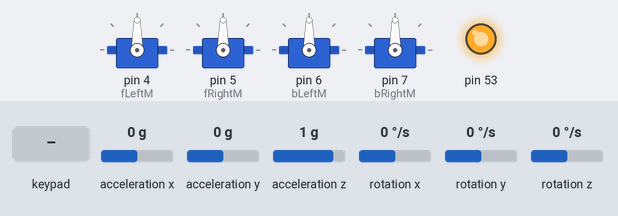
The sketch below on a simulated Arduino Mega 2560, built with avr-gcc and run on an emulated ATmega2560. Parts: 4 × servo, output pins drawn as LEDs (lit = HIGH). Wiring (inferred from the names in the program): MPU-6050 motion sensor at I2C address 0x68. The test bench sets the inputs (shaded band); at power-on: acceleration x 0 g, acceleration y 0 g, acceleration z 1 g, rotation x 0 °/s, rotation y 0 °/s, rotation z 0 °/s. What the sketch prints to the serial monitor is not drawn.

Above: at 13.2 s.
13.3 s: key 'O' pressed
At 14.0 s:
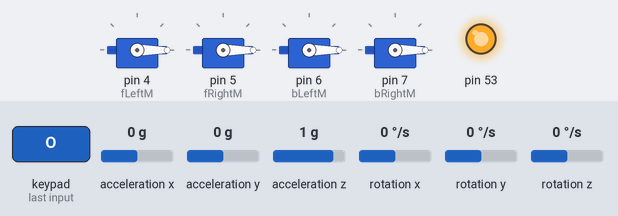
14.8 s: acceleration x set to 0.8 g
Timing chart, 0 to 17.8 s (numbered marks = the images above; inputs shaded):
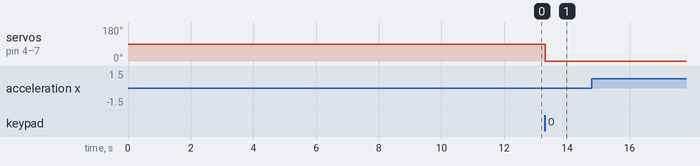

Measured:
- after the input at 13.3 s, servo on pin 4 (fLeftM), servo on pin 5 (fRightM), servo on pin 6 (bLeftM), servo on pin 7 (bRightM): 90° → 0° at once
- after the input at 14.8 s, every drawn part: stays the same

The sketch:

Drone_V2.ino
```cpp
//PS2 Controller
#include <PS2X_lib.h>  //for v1.6

#define PS2_DAT        13  //14
#define PS2_CMD        11  //15
#define PS2_SEL        10  //16
#define PS2_CLK        12  //17
byte error = 0;
byte type = 0;
PS2X ps2x;
int motorSpeed = 0;
byte vibration = 0;

//ESC
#include <Servo.h>
#define MAX_SPEED 180
Servo fLeftM, fRightM, bLeftM, bRightM;
int fLeftS = 0;
int fRightS = 0;
int bLeftS = 0;
int bRightS = 0;
bool isCalibrated = false;
bool runLoopOnce = false;

//Gyro
#include <Wire.h>
int gyro_x, gyro_y, gyro_z;
long acc_x, acc_y, acc_z, acc_total_vector;
long gyro_x_cal, gyro_y_cal, gyro_z_cal;
float angle_pitch, angle_roll;
float angle_roll_acc, angle_pitch_acc;
float angle_pitch_output, angle_roll_output;
boolean set_gyro_angles;
int temperature;

void setup() {
  //Power for the Gyro

  Serial.begin(57600);

  // wait until serial port opens for native USB devices
  while (! Serial) {
    delay(1);
  }

  //Gyro
  pinMode(53, OUTPUT);
  digitalWrite(53, HIGH);

  Wire.begin();
  setup_mpu_6050_registers();

  Serial.println("Calibrating gyro");
                                        //Print text to screen
  for (int cal_int = 0; cal_int < 1000 ; cal_int++){                  //Run this code 2000 times
    if(cal_int % 125 == 0)Serial.println(".");                              //Print a dot on the LCD every 125 readings
    read_mpu_6050_data();                                              //Read the raw acc and gyro data from the MPU-6050
    gyro_x_cal += gyro_x;                                              //Add the gyro x-axis offset to the gyro_x_cal variable
    gyro_y_cal += gyro_y;                                              //Add the gyro y-axis offset to the gyro_y_cal variable
    gyro_z_cal += gyro_z;                                              //Add the gyro z-axis offset to the gyro_z_cal variable
    delay(10);                                                          //Delay 3us to simulate the 250Hz program loop
  }
  gyro_x_cal /= 2000;                                                  //Divide the gyro_x_cal variable by 2000 to get the avarage offset
  gyro_y_cal /= 2000;                                                  //Divide the gyro_y_cal variable by 2000 to get the avarage offset
  gyro_z_cal /= 2000;                                                  //Divide the gyro_z_cal variable by 2000 to get the avarage offset
  //Serial.println("Pitch:");                                                 //Print text to screen                                                //Set the LCD cursor to position to position 0,1
  //Serial.println("Roll :");                                                 //Print text to screen

  Serial.println("Finish Gyro Calibration");

  //ps2-Controller

  delay(300);  //added delay to give wireless ps2 module some time to startup, before configuring it

  //setup pins and settings: GamePad(clock, command, attention, data, Pressures?, Rumble?) check for error
  error = ps2x.config_gamepad(PS2_CLK, PS2_CMD, PS2_SEL, PS2_DAT, false, true);

  if(error == 0){
    Serial.print("Found Controller, configured successful ");
  }
  else if(error == 1)
    Serial.println("No controller found, check wiring, see readme.txt to enable debug. visit www.billporter.info for troubleshooting tips");

  else if(error == 2)
    Serial.println("Controller found but not accepting commands. see readme.txt to enable debug. Visit www.billporter.info for troubleshooting tips");

  else if(error == 3)
    Serial.println("Controller refusing to enter Pressures mode, may not support it. ");

  type = ps2x.readType();

  switch(type) {
    case 0:
      Serial.println("Unknown Controller type found ");
      delay(1000);
      break;
    case 1:
      Serial.println("DualShock Controller found ");
      break;
    case 2:
      Serial.println("GuitarHero Controller found ");
      break;
  case 3:
      Serial.println("Wireless Sony DualShock Controller found ");
      break;
   }

  //ESC
  fLeftM.attach(4, 1000, 2000); // 1000 and 2000 are very important ! Values can be different with other ESCs.
  fRightM.attach(5, 1000, 2000);
  bLeftM.attach(6, 1000, 2000);
  bRightM.attach(7, 1000, 2000);
  Serial.println("Attached ESCs");
}

void loop() {

  ps2x.read_gamepad(false, vibration);

  //ESC-Calibration
  //Stufe 1
  if(ps2x.Button(PSB_L1)){
      Serial.println("Sending 180 throttle");
      setAllFull();
  }
  //Hier Motor anschließen, Stufe 2
  if(ps2x.Button(PSB_R1) || ps2x.Button(PSB_CIRCLE)){
    Serial.println("Sending 0 throttle");
    setAllZero();
    isCalibrated = true;
  }

  //Gyro

  read_mpu_6050_data();                                                //Read the raw acc and gyro data from the MPU-6050

  gyro_x -= gyro_x_cal;                                                //Subtract the offset calibration value from the raw gyro_x value
  gyro_y -= gyro_y_cal;                                                //Subtract the offset calibration value from the raw gyro_y value
  gyro_z -= gyro_z_cal;                                                //Subtract the offset calibration value from the raw gyro_z value

  //Gyro angle calculations
  //0.0000611 = 1 / (250Hz / 65.5)
  angle_pitch += gyro_x * 0.0000611;                                   //Calculate the traveled pitch angle and add this to the angle_pitch variable
  angle_roll += gyro_y * 0.0000611;                                    //Calculate the traveled roll angle and add this to the angle_roll variable

  //0.000001066 = 0.0000611 * (3.142(PI) / 180degr) The Arduino sin function is in radians
  angle_pitch += angle_roll * sin(gyro_z * 0.000001066);               //If the IMU has yawed transfer the roll angle to the pitch angel
  angle_roll -= angle_pitch * sin(gyro_z * 0.000001066);               //If the IMU has yawed transfer the pitch angle to the roll angel

  //Accelerometer angle calculations
  acc_total_vector = sqrt((acc_x*acc_x)+(acc_y*acc_y)+(acc_z*acc_z));  //Calculate the total accelerometer vector
  //57.296 = 1 / (3.142 / 180) The Arduino asin function is in radians
  angle_pitch_acc = asin((float)acc_y/acc_total_vector)* 57.296;       //Calculate the pitch angle
  angle_roll_acc = asin((float)acc_x/acc_total_vector)* -57.296;       //Calculate the roll angle

  //Place the MPU-6050 spirit level and note the values in the following two lines for calibration
  angle_pitch_acc -= 0.4;                                              //Accelerometer calibration value for pitch
  angle_roll_acc -= -2.32;                                               //Accelerometer calibration value for roll

  if(set_gyro_angles){                                                 //If the IMU is already started
    angle_pitch = angle_pitch * 0.9996 + angle_pitch_acc * 0.0004;     //Correct the drift of the gyro pitch angle with the accelerometer pitch angle
    angle_roll = angle_roll * 0.9996 + angle_roll_acc * 0.0004;        //Correct the drift of the gyro roll angle with the accelerometer roll angle
  }
  else{                                                                //At first start
    angle_pitch = angle_pitch_acc;                                     //Set the gyro pitch angle equal to the accelerometer pitch angle
    angle_roll = angle_roll_acc;                                       //Set the gyro roll angle equal to the accelerometer roll angle
    set_gyro_angles = true;                                            //Set the IMU started flag
  }

  //To dampen the pitch and roll angles a complementary filter is used
  angle_pitch_output = angle_pitch_output * 0.9 + angle_pitch * 0.1;   //Take 90% of the output pitch value and add 10% of the raw pitch value
  angle_roll_output = angle_roll_output * 0.9 + angle_roll * 0.1;      //Take 90% of the output roll value and add 10% of the raw roll value

  int y = ps2x.Analog(PSS_LY);

  //adjusting speed based on values
  if(y < 116){
    if(fLeftS < MAX_SPEED){
      fLeftS += 1;
    }
    if(fRightS < MAX_SPEED){
      fRightS += 1;
    }
    if(bLeftS < MAX_SPEED){
      bLeftS += 1;
    }
    if(bRightS < MAX_SPEED){
      bRightS += 1;
    }
  }
  else if(y > 140){
    if(fLeftS > 0){
      fLeftS -= 1;
    }
    if(fRightS > 0){
      fRightS -= 1;
    }
    if(bLeftS > 0){
      bLeftS -= 1;
    }
    if(bRightS > 0){
      bRightS -= 1;
    }
  }

  //Only change motor values if calibration is finished
  if(isCalibrated){
    fLeftM.write(fLeftS);
    fRightM.write(fRightS);
    bLeftM.write(bLeftS);
    bRightM.write(bRightS);
  }

  Serial.print("Pitch: ");
  Serial.print(angle_pitch_output);
  Serial.print(" --- Roll: ");
  Serial.println(angle_roll_output);
  /*
  Serial.print(" --- y-Axis: ");
  Serial.print(y);
  Serial.print(" --- FL: ");
  Serial.print(fLeftS);
  Serial.print(" - FR: ");
  Serial.print(fRightS);
  Serial.print(" - BL: ");
  Serial.print(bLeftS);
  Serial.print(" - BR: ");
  Serial.println(bRightS);
*/
  delay(10);
}

void setAllZero(){
  fLeftM.write(0);
  fRightM.write(0);
  bLeftM.write(0);
  bRightM.write(0);

  fLeftS = 0;
  fRightS = 0;
  bLeftS = 0;
  bRightS = 0;
}

void setAllFull(){
  fLeftM.write(180);
  fRightM.write(180);
  bLeftM.write(180);
  bRightM.write(180);
}

void read_mpu_6050_data(){                                             //Subroutine for reading the raw gyro and accelerometer data
  Wire.beginTransmission(0x68);                                        //Start communicating with the MPU-6050
  Wire.write(0x3B);                                                    //Send the requested starting register
  Wire.endTransmission();                                              //End the transmission
  Wire.requestFrom(0x68,14);                                           //Request 14 bytes from the MPU-6050
  while(Wire.available() < 14);                                        //Wait until all the bytes are received
  acc_x = Wire.read()<<8|Wire.read();                                  //Add the low and high byte to the acc_x variable
  acc_y = Wire.read()<<8|Wire.read();                                  //Add the low and high byte to the acc_y variable
  acc_z = Wire.read()<<8|Wire.read();                                  //Add the low and high byte to the acc_z variable
  temperature = Wire.read()<<8|Wire.read();                            //Add the low and high byte to the temperature variable
  gyro_x = Wire.read()<<8|Wire.read();                                 //Add the low and high byte to the gyro_x variable
  gyro_y = Wire.read()<<8|Wire.read();                                 //Add the low and high byte to the gyro_y variable
  gyro_z = Wire.read()<<8|Wire.read();                                 //Add the low and high byte to the gyro_z variable
}

void setup_mpu_6050_registers(){
  //Activate the MPU-6050
  Wire.beginTransmission(0x68);                                        //Start communicating with the MPU-6050
  Wire.write(0x6B);                                                    //Send the requested starting register
  Wire.write(0x00);                                                    //Set the requested starting register
  Wire.endTransmission();                                              //End the transmission
  //Configure the accelerometer (+/-8g)
  Wire.beginTransmission(0x68);                                        //Start communicating with the MPU-6050
  Wire.write(0x1C);                                                    //Send the requested starting register
  Wire.write(0x10);                                                    //Set the requested starting register
  Wire.endTransmission();                                              //End the transmission
  //Configure the gyro (500dps full scale)
  Wire.beginTransmission(0x68);                                        //Start communicating with the MPU-6050
  Wire.write(0x1B);                                                    //Send the requested starting register
  Wire.write(0x08);                                                    //Set the requested starting register
  Wire.endTransmission();                                              //End the transmission
}
```
